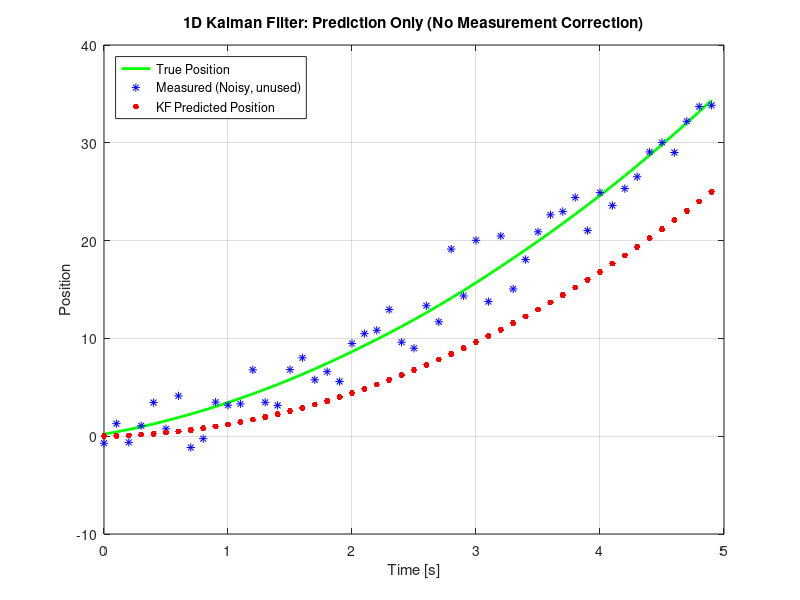
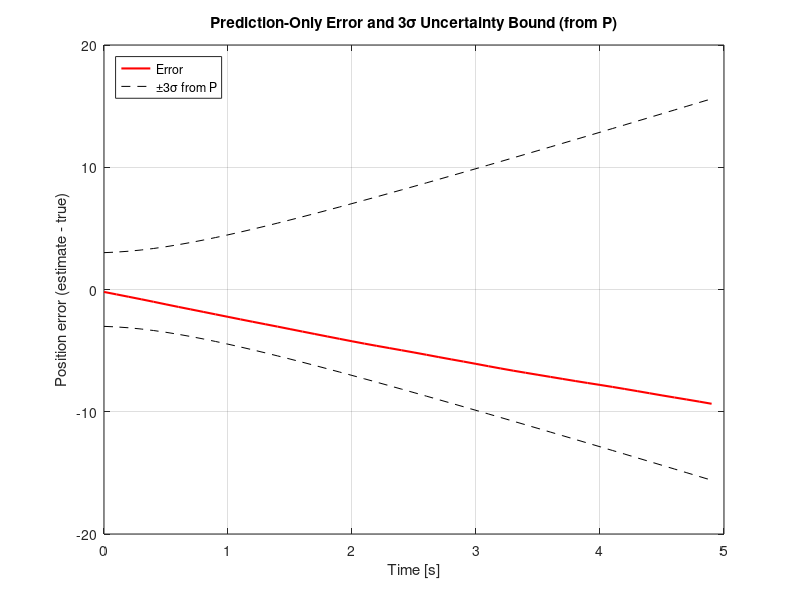

The MATLAB source for these figures, in order:
%% JHU INTRODUCTION TO AUGMENTED REALITY (2026)
%% 2026.10.21
%% Q1f. Kalman Filter with PREDICTION ONLY (no measurement correction)
%
% Same setup as Q1e, but the update/correction step is removed. The
% estimate is propagated purely with the model:
%     x_est = x_pred = A*x_est + B*u        (Eq. 1)
%     P     = P_pred = A*P*A' + Q           (Eq. 2)
% Measurements are still generated and plotted for comparison, but they
% are never used by the filter.
 
clear; clc; close all;
 
% rng(0);   % uncomment for a repeatable plot
 
% Simulation parameters
dt = 0.1;        % time step
num_steps = 50;
 
% System model
A = [1 dt;
     0 1];            % state transition matrix
B = [0.5*dt^2;
     dt];             % control matrix (acceleration input)
H = [1 0];            % measurement matrix (position only)
 
% Process and measurement noise
sigma_process = 0.5;
sigma_measure = 2.0;
Q = sigma_process^2 * [dt^4/4, dt^3/2;
                       dt^3/2, dt^2];   % process noise covariance
R = sigma_measure^2;                    % measurement noise covariance
 
% Initialize
x_true = [0.0; 1.0];   % true initial state (position, velocity)
x_est  = [0.0; 0.0];   % estimated initial state (velocity is wrong on purpose)
P = eye(2) * 1.0;      % initial covariance
 
% Plotting arrays
true_positions      = zeros(1, num_steps);
measured_positions  = zeros(1, num_steps);
estimated_positions = zeros(1, num_steps);
pos_std             = zeros(1, num_steps);   % sqrt of P(1,1), position uncertainty
 
% Process noise generator (Q is singular, so use G*randn instead of chol(Q))
G = [dt^2/2; dt];
noise_mean = [0.1; 0];   % mean offset kept from the original Python code
 
% Simulation loop
for k = 1:num_steps
    % True system evolution
    a = 2.0;  % constant acceleration
    process_noise = noise_mean + G * sigma_process * randn();
    x_true = A * x_true + B * a + process_noise;
 
    % Noisy measurement (generated for comparison only, NOT used by the filter)
    measurement_noise = sigma_measure * randn();
    z = H * x_true + measurement_noise;
 
    % ---------------- Kalman Filter: prediction only ----------------
 
    % 1. Prediction
    x_pred = A * x_est + B * a;          % Eq. (1)
    P_pred = A * P * A' + Q;             % Eq. (2)
 
    % 2. "Update" without measurements: keep the prediction as the estimate
    x_est = x_pred;
    P     = P_pred;
 
    % Save plotting arrays
    true_positions(k)      = x_true(1);
    measured_positions(k)  = z;
    estimated_positions(k) = x_est(1);
    pos_std(k)             = sqrt(P(1,1));
end
 
% Plot 1: position estimate vs truth
t = (0:num_steps-1) * dt;
figure('Position', [100 100 1000 500]);
plot(t, true_positions, 'g-', 'LineWidth', 2); hold on;
plot(t, measured_positions, 'b*');
plot(t, estimated_positions, 'r.', 'MarkerSize', 14);
xlabel('Time [s]');
ylabel('Position');
title('1D Kalman Filter: Prediction Only (No Measurement Correction)');
legend('True Position', 'Measured (Noisy, unused)', 'KF Predicted Position', ...
       'Location', 'northwest');
grid on;
 
% Plot 2: estimation error with +/-3 sigma bound from P
figure('Position', [100 100 1000 400]);
err = estimated_positions - true_positions;
plot(t, err, 'r-', 'LineWidth', 1.5); hold on;
plot(t,  3*pos_std, 'k--');
plot(t, -3*pos_std, 'k--');
xlabel('Time [s]');
ylabel('Position error (estimate - true)');
title('Prediction-Only Error and 3\sigma Uncertainty Bound (from P)');
legend('Error', '\pm3\sigma from P', 'Location', 'northwest');
grid on;
